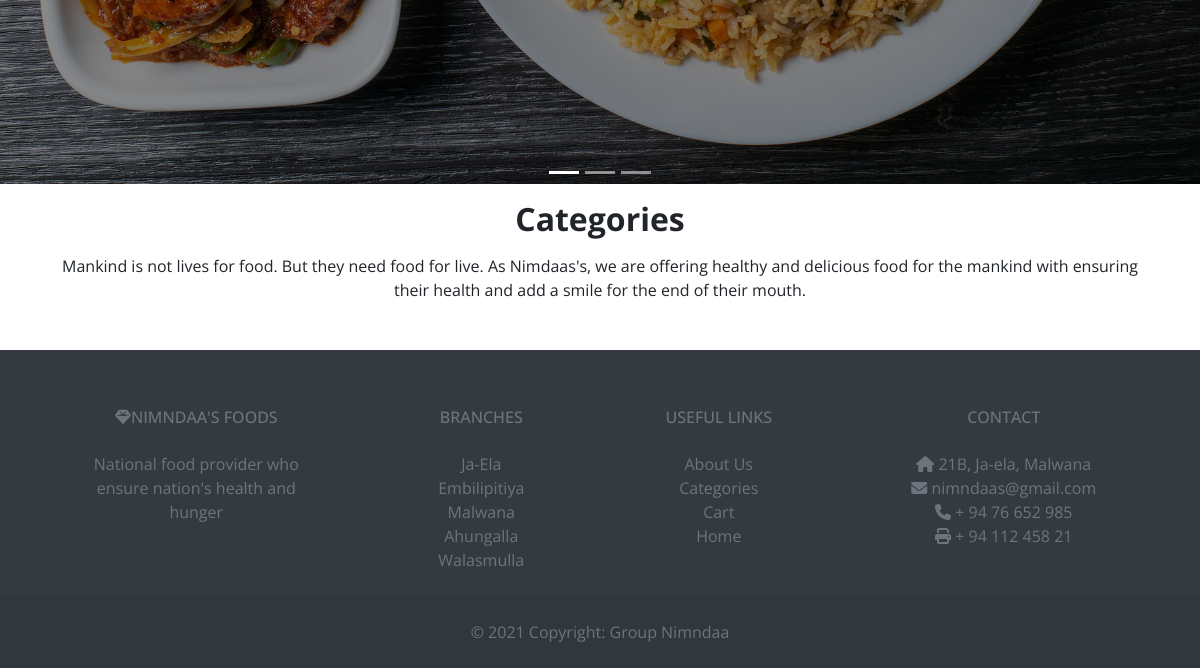
The page /Home/index.php (lower part) on the database as committed earlier.
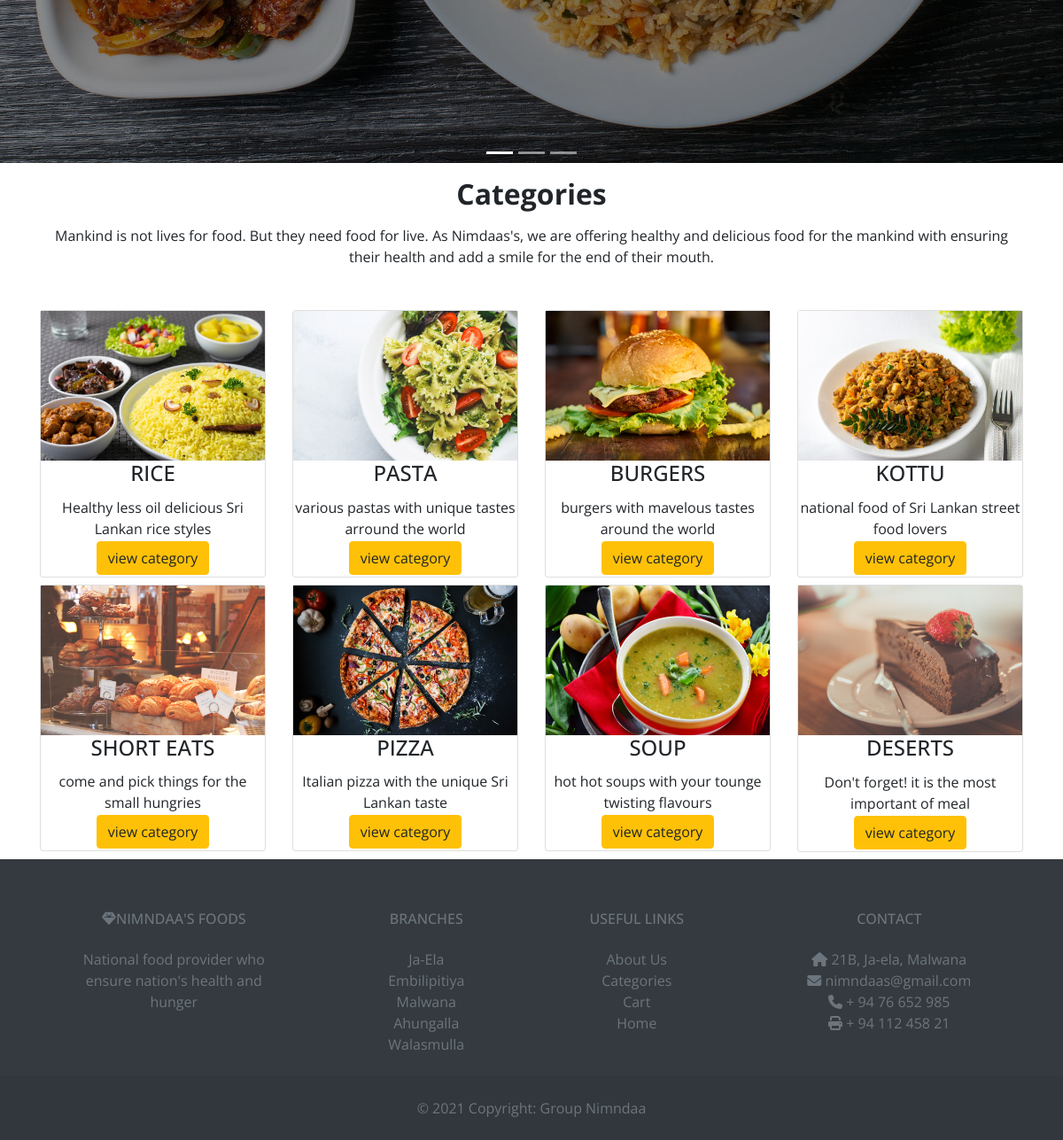
The same page on the database as committed later.
### tables this page shows
CREATE TABLE `categories` (
  `cat_id` int(255) NOT NULL,
  `cat_name` varchar(500) DEFAULT NULL,
  `cat_img` varchar(500) NOT NULL,
  `description` varchar(500) NOT NULL
);

### Home/index.php (the view, shortened to what this page needs)
<?php include('includes/header.php'); ?>
<?php
require_once('./database.php');
$query = "SELECT * FROM categories";
$row = mysqli_query($database, $query);
$catagories = mysqli_fetch_all($row);
?>
<div class="slider">
  <div id="demo" class="carousel slide" data-ride="carousel">
    <ul class="carousel-indicators">
      <li data-target="#demo" data-slide-to="0" class="active"></li>
      <li data-target="#demo" data-slide-to="1"></li>
      <li data-target="#demo" data-slide-to="2"></li>
    </ul>
    <div class="carousel-inner">
      <div class="carousel-item active">
        <div class="banner"><img src="images/img1.jpg" id="im1" alt="1"></div>
        <div class="carousel-caption">
        </div>
      </div>
    </div>
    <a class="carousel-control-prev" href="#demo" data-slide="prev">
    </a>
    <a class="carousel-control-next" href="#demo" data-slide="next">
    </a>
  </div>
</div>
<div class="container">
  <h2 class="text-center mt-3"><strong>Categories</strong></h2>
  <p class="text-center mt-3">Mankind is not lives for food. But they need food for live. As Nimdaas's, we are offering healthy and delicious food for the mankind with ensuring their health and add a smile for the end of their mouth. </p>
</div>
<div class="container mt-5">
  <div class="row ">
    <?php
    if (isset($catagories)) {
      foreach ($catagories as $category) {
        echo "<div class='col-md-3 col-sm-6 mb-2'>";
        echo "<di class='card text-center'>";
        echo "<div class='card-block'>";
        echo " <img src='$category[2]' alt='' class='img-fluid'>";
        echo " <div class='card-title'>";
        echo " <h4>$category[1]</h4>";
        echo " </div>";
        echo "<div class='card-text'>";
        echo "$category[3]";
        echo "</div>";
        echo " <a href='$category[1].php' class='btn btn-warning' style='margin:2px'>view category</a>";
        echo " </div>";
        echo " </di>";
        echo " </div>";
      }
    }
    ?>
  </div>
</div>
<?php include('includes/footer.php'); ?>

### Home/includes/header.php (shortened to what this page needs)
<!DOCTYPE html PUBLIC "-//W3C//DTD XHTML 1.0 Transitional//EN" "http://www.w3.org/TR/xhtml1/DTD/xhtml1-transitional.dtd">
<html xmlns="http://www.w3.org/1999/xhtml">
<head>
    <link rel="stylesheet" href="css/bootstrap.min.css">
    <link rel="stylesheet" type="text/css" href="css/jaygurubande.css">
    <link rel="stylesheet" type="text/css" href="css/responsive.css">
    <link rel="stylesheet" href="path/to/font-awesome/css/font-awesome.min.css">
    <link rel="stylesheet" href="css/style.css">
    <link rel="stylesheet" type="text/css" href="https://stackpath.bootstrapcdn.com/font-awesome/4.7.0/css/font-awesome.min.css" />
    <link rel="stylesheet" href="css/number.css">
</head>
<body>

### Home/includes/footer.php (shortened to what this page needs)
<footer class="text-center text-lg-start bg-dark text-muted ">
    <section class="" style="padding-top: 10px;">
        <div class="container text-center text-md-start mt-5 ">
            <div class="row mt-3">
                <div class="col-md-3 col-lg-4 col-xl-3 mx-auto mb-4">
                    <h6 class="text-uppercase fw-bold mb-4">
                        <i class="fas fa-gem me-3"></i>Nimndaa's Foods
                    </h6>
                    <p>
                        National food provider who ensure nation's health and hunger
                    </p>
                </div>
                <div class="col-md-2 col-lg-2 col-xl-2 mx-auto mb-4">
                    <h6 class="text-uppercase fw-bold mb-4">
                        branches
                    </h6>
                    <p>
                        <a href="#!" class="text-reset">Ja-Ela</a>
                    </p>
                    <p>
                        <a href="#!" class="text-reset">Embilipitiya</a>
                    </p>
                    <p>
                        <a href="#!" class="text-reset">Malwana</a>
                    </p>
                    <p>
                        <a href="#!" class="text-reset">Ahungalla</a>
                    </p>
                    <p>
                        <a href="#!" class="text-reset">Walasmulla</a>
                    </p>
                </div>
                <div class="col-md-3 col-lg-2 col-xl-2 mx-auto mb-4">
                    <h6 class="text-uppercase fw-bold mb-4">
                        Useful links
                    </h6>
                    <p>
                        <a href="#!" class="text-reset">About Us</a>
                    </p>
                    <p>
                        <a href="#!" class="text-reset">Categories</a>
                    </p>
                    <p>
                        <a href="#!" class="text-reset">Cart</a>
                    </p>
                    <p>
                        <a href="#!" class="text-reset">Home</a>
                    </p>
                </div>
                <div class="col-md-4 col-lg-3 col-xl-3 mx-auto mb-md-0 mb-4">
                    <h6 class="text-uppercase fw-bold mb-4">
                        Contact
                    </h6>
                    <p><i class="fas fa-home me-3"></i> 21B, Ja-ela, Malwana</p>
                    <p>
                        <i class="fas fa-envelope me-3"></i> nimndaas@gmail.com
                    </p>
                    <p><i class="fas fa-phone me-3"></i> + 94 76 652 985</p>
                    <p><i class="fas fa-print me-3"></i> + 94 112 458 21</p>
                </div>
            </div>
        </div>
    </section>
    <div class="text-center p-4" style="background-color: rgba(0, 0, 0, 0.05);">
        © 2021 Copyright:
        <a class="text-reset fw-bold" href="#">Group Nimndaa</a>
    </div>
</footer>
</body>
</html>

### Home/css/jaygurubande.css (style rules this page uses)
body { font-family: 'Open Sans'; }
h1, h2, h3, h4, h5, h6, ul, li, p { margin: 0px; padding: 0px; }
h1, h2, h3, h4, h5, h6, p, ul, li { margin: 0px; padding: 0px; }
.bg-dark { background-color: transparent; }
.slider { position: relative; z-index: 1; }

### Home/css/style.css (style rules this page uses)
.banner { -webkit-background-size: cover; background-size: cover; background-position: center center; background-repeat: no-repeat; height: 100vh; }
#im1 { height: 100vh; width: 100%; }
.carousel-caption { padding-bottom: 250px; font-family: poppins; }

Rows that differ between the two databases and show on the page:
added categories: cat_img (picture), cat_name "RICE", description "Healthy less oil delicious Sri Lankan rice styles"
added categories: cat_img (picture), cat_name "PASTA", description "various pastas with unique tastes arround the world"
added categories: cat_img (picture), cat_name "BURGERS", description "burgers with mavelous tastes around the world"
added categories: cat_img (picture), cat_name "KOTTU", description "national food of Sri Lankan street food lovers"
added categories: cat_img (picture), cat_name "SHORT EATS", description "come and pick things for the small hungries"
added categories: cat_img (picture), cat_name "PIZZA", description "Italian pizza with the unique Sri Lankan taste"
added categories: cat_img (picture), cat_name "SOUP", description "hot hot soups with your tounge twisting flavours"
added categories: cat_img (picture), cat_name "DESERTS", description "Don't forget! it is the most important of meal"
